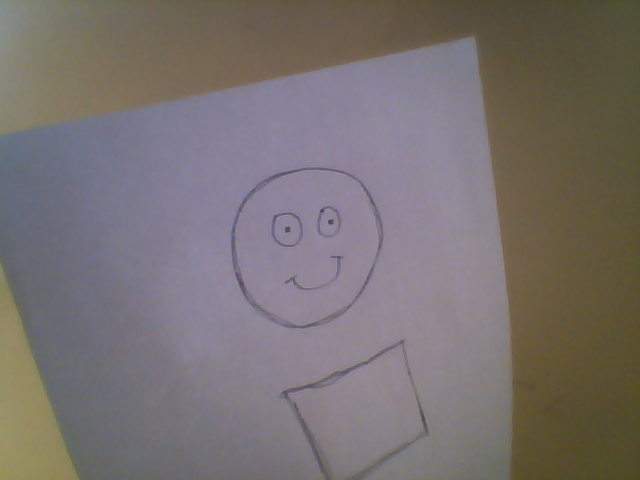
#> input picture lb7/feliz.png, 640 x 480 px
$ python hole.py feliz.png   (Python 2 division)   (older library calls are emulated)
#> lines starting #> are read from the running program, lines starting #| are printed output that depends on the picture
#! /usr/bin/python
from time import time
from sys import argv
from math import fabs
from PIL import Image, ImageOps, ImageDraw
from subprocess import call

def horizontal_histogram(image, output = 'horizontal.dat'):
    hist = list()
    pic = image.load()
    fl = open(output, 'w')

    for x in range(image.size[0]):
        suma = 0
        for y in range(image.size[1]):
            suma += pic[x, y]
        fl.write(str(x)+' '+str(suma)+'\n')
        hist.append(suma)

    fl.close()
    return hist

def vertical_histogram(image, output = 'vertical.dat'):
    hist = list()
    pic = image.load()
    fl = open(output, 'w')

    for y in range(image.size[1]):
        suma = 0
        for x in range(image.size[0]):
            suma += pic[x, y]
        fl.write(str(y)+' '+str(suma)+'\n')
        hist.append(suma)

    fl.close()
    return hist

def median_filter(image):
    pic = image.load()
    pic_copy = (image.copy()).load()

    for i in range(image.size[0]):
        for j in range(image.size[1]):

            temp = []
            for h in range(i-1, i+2):
                for l in range(j-1, j+2):
                    if h >= 0 and l >= 0 and h < image.size[0] and l < image.size[1]:
                        temp.append(pic_copy[h, l])
            temp.sort()
            pic[i,j] = int(temp[int(len(temp)/2)])
    return pic

def find_local_minimums(histogram):
    cosa = list()
    for i in range(1, len(histogram)-1):
        if histogram[i-1] > histogram[i] and histogram[i+1] > histogram[i]:
            yield i

def hole_detection(image_name, output="output.png", size=(128, 128)):
#> called with image_name = 'feliz.png', output = 'output.png', size = (128, 128)
    image = Image.open(image_name)
#> image is the input picture: PIL image 640x480 RGB; mean R, G, B 120.2, 113.1, 111.9
    original_image = image.copy()
    image.thumbnail(size, Image.ANTIALIAS)
#> image: PIL image 128x96 RGB

    image = ImageOps.grayscale(image)
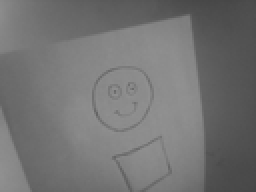
#> image: PIL image 128x96 L (shown 2 times larger); min 68, max 145, mean 115.2
    median_filter(image)

    horizontal_hist = horizontal_histogram(image)
#> after the loop in horizontal_histogram, `for x in range(image.size[0]):`: hist = 128 values, max 12678 at index 77, min 7495 at index 127, mean 11077.1
#> horizontal_hist has the same summary as hist in horizontal_histogram
    vertical_hist = vertical_histogram(image)
#> after the loop in vertical_histogram, `for y in range(image.size[1]):`: hist = 96 values, max 15645 at index 53, min 11727 at index 0, mean 14769.5
#> vertical_hist has the same summary as hist in vertical_histogram

    horizontal = [ y for y in find_local_minimums(horizontal_hist)]
#> horizontal = [47, 58, 72, 75, 84]
    vertical = [ x for x in find_local_minimums(vertical_hist)]
#> vertical = [27, 30, 34, 43, 51, 56, 64]

    call(['gnuplot', 'hole.plot'])
#> (this line was passed over: subprocess is not available in this run)

    razon = image.size
#> razon = (128, 96)
    image = original_image
    razon = (float(image.size[0])/razon[0], float(image.size[1])/razon[1])
#> razon = (5, 5)
    draw = ImageDraw.Draw(image)

    for x in horizontal:
        x = int(x*razon[0])
        draw.line((x, 0, x, image.size[1]), fill=(0, 255, 0))
#> this loop made 5 passes
#> x on passes 1 to 5: 235, 290, 360, 375, 420

    for y in vertical:
        y = int(y*razon[1])
        draw.line((0, y, image.size[0], y), fill=(0, 0, 255))
#> this loop made 7 passes
#> y on passes 1 to 7: 135, 150, 170, 215, 255, 280, 320

    image.save(output)
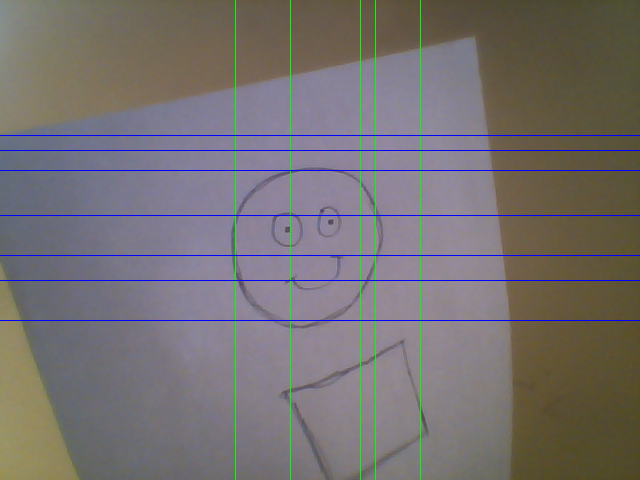
#> saved as output.png: PIL image 640x480 RGB; mean R, G, B 117.3, 112.4, 112.8

def main():
    before = time()
    hole_detection(argv[1])
    print "Tiempo de corrida:", (time() - before)

main()

$ run again, on lb7/lb7-2.png
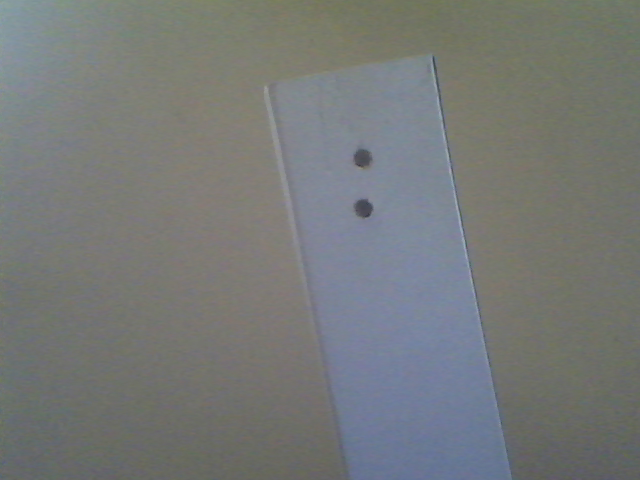
#> input picture lb7/lb7-2.png, 640 x 480 px
#> in hole_detection, image is the input picture: PIL image 640x480 RGB; mean R, G, B 118, 121, 119.7
#> in hole_detection, `image = ImageOps.grayscale(image)`:
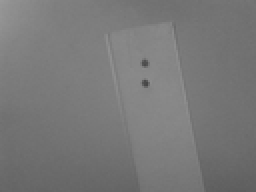
#> image: PIL image 128x96 L (shown 2 times larger); min 71, max 153, mean 120.1
#> after the loop in horizontal_histogram, `for x in range(image.size[0]):`: hist = 128 values, max 12393 at index 81, min 10505 at index 126, mean 11529.2
#> horizontal_hist has the same summary as hist in horizontal_histogram
#> after the loop in vertical_histogram, `for y in range(image.size[1]):`: hist = 96 values, max 16125 at index 18, min 13345 at index 95, mean 15372.3
#> vertical_hist has the same summary as hist in vertical_histogram
#> horizontal = [27, 31, 42, 47, 51, 72, 80, 113, 126]
#> vertical = [3, 6, 20, 24, 31, 41]
#> the loop in hole_detection, `for x in horizontal:` made 9 passes
#> x on passes 1 to 8: 135, 155, 210, 235, 255, 360, 400, 565
#> the loop in hole_detection, `for y in vertical:` made 6 passes
#> y on passes 1 to 6: 15, 30, 100, 120, 155, 205
#> in hole_detection, `image.save(output)`:
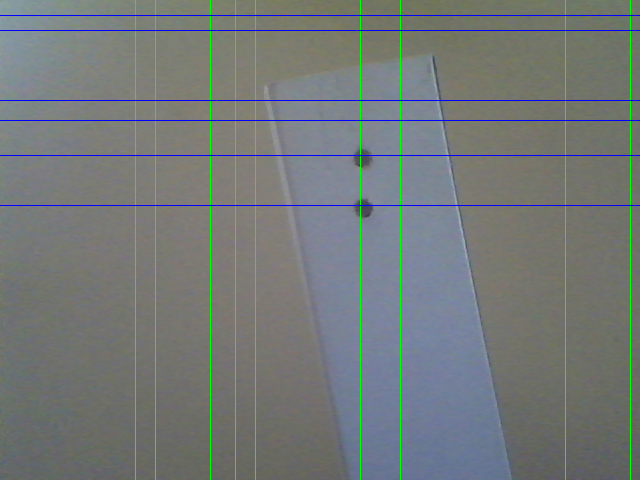
#> saved as output.png: PIL image 640x480 RGB; mean R, G, B 114.8, 121.3, 119.8

$ run again, on lb7/lb7-3.png
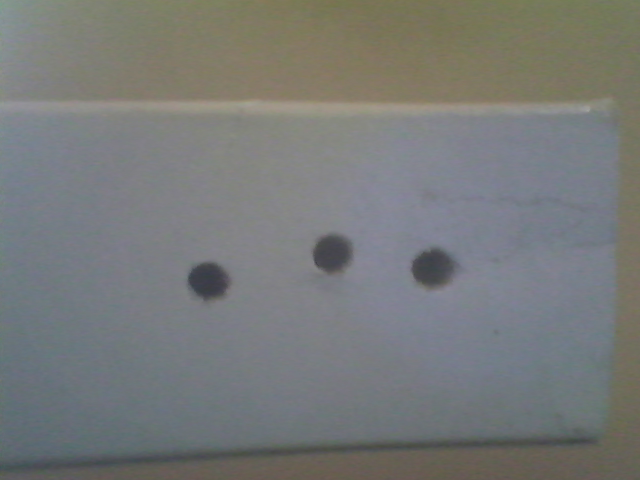
#> input picture lb7/lb7-3.png, 640 x 480 px
#> in hole_detection, image is the input picture: PIL image 640x480 RGB; mean R, G, B 119.4, 121.5, 120.3
#> in hole_detection, `image = ImageOps.grayscale(image)`:
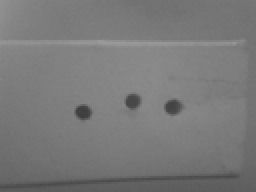
#> image: PIL image 128x96 L (shown 2 times larger); min 62, max 154, mean 120.9
#> after the loop in horizontal_histogram, `for x in range(image.size[0]):`: hist = 128 values, max 11989 at index 58, min 10662 at index 126, mean 11610.5
#> horizontal_hist has the same summary as hist in horizontal_histogram
#> after the loop in vertical_histogram, `for y in range(image.size[1]):`: hist = 96 values, max 18104 at index 21, min 11745 at index 92, mean 15480.6
#> vertical_hist has the same summary as hist in vertical_histogram
#> horizontal = [6, 11, 13, 15, 17, 22, 40, 54, 66, 73, 86, 108, 126]
#> vertical = [2, 6, 25, 40, 54, 92]
#> the loop in hole_detection, `for x in horizontal:` made 13 passes
#> x on passes 1 to 8: 30, 55, 65, 75, 85, 110, 200, 270
#> the loop in hole_detection, `for y in vertical:` made 6 passes
#> y on passes 1 to 6: 10, 30, 125, 200, 270, 460
#> in hole_detection, `image.save(output)`:
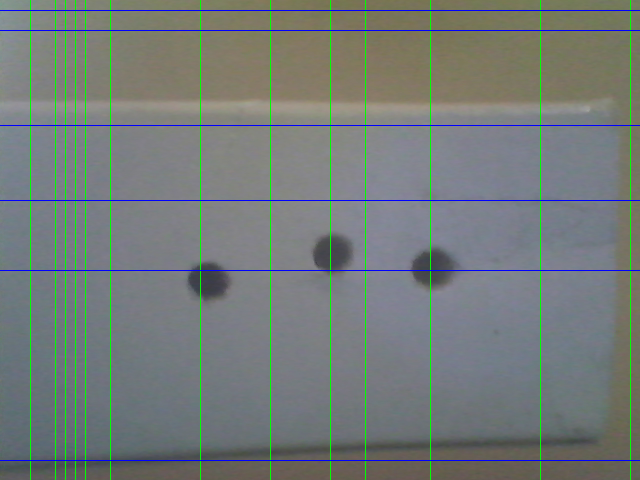
#> saved as output.png: PIL image 640x480 RGB; mean R, G, B 115.5, 122.7, 119.7
